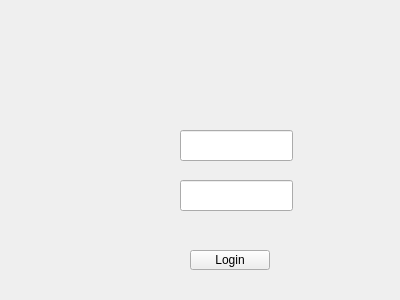
<?xml version="1.0" encoding="UTF-8"?>
<ui version="4.0">
 <class>TryOutOfQLineEdit</class>
 <widget class="QWidget" name="TryOutOfQLineEdit">
  <property name="geometry">
   <rect>
    <x>0</x>
    <y>0</y>
    <width>400</width>
    <height>300</height>
   </rect>
  </property>
  <property name="windowTitle">
   <string>TryOutOfQLineEdit</string>
  </property>
  <widget class="QLineEdit" name="lineEdit">
   <property name="geometry">
    <rect>
     <x>180</x>
     <y>130</y>
     <width>113</width>
     <height>31</height>
    </rect>
   </property>
  </widget>
  <widget class="QLineEdit" name="lineEdit_2">
   <property name="geometry">
    <rect>
     <x>180</x>
     <y>180</y>
     <width>113</width>
     <height>31</height>
    </rect>
   </property>
  </widget>
  <widget class="QPushButton" name="pushButton">
   <property name="geometry">
    <rect>
     <x>190</x>
     <y>250</y>
     <width>80</width>
     <height>20</height>
    </rect>
   </property>
   <property name="text">
    <string>Login</string>
   </property>
  </widget>
 </widget>
 <layoutdefault spacing="6" margin="11"/>
 <resources/>
 <connections/>
</ui>
